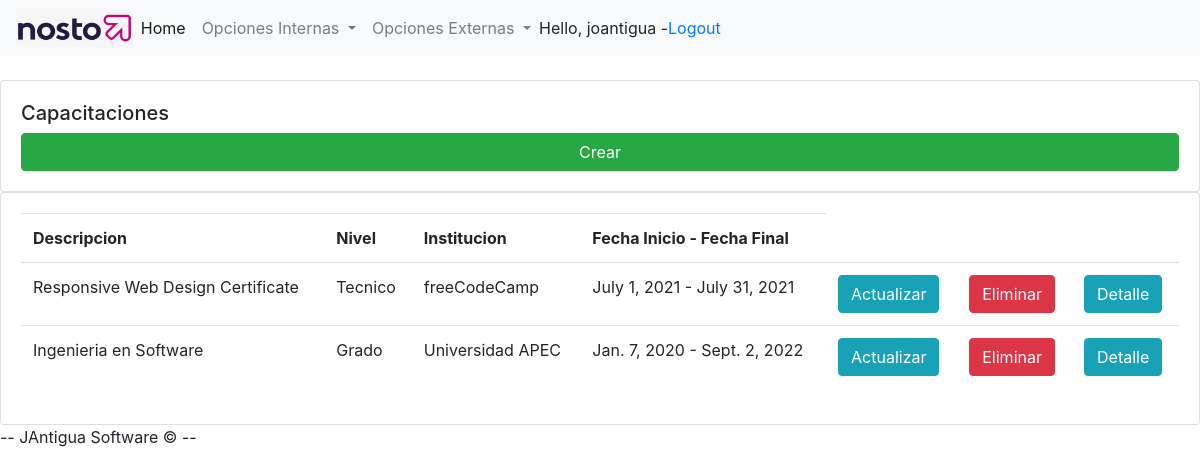
Page /capacitaciones/ (signed in) on the committed database.
### crudrh/models.py (models this page shows, shortened)
class Capacitaciones(models.Model):
  NIVEL = (
    ('Grado', 'Grado'),
    ('Post-grado', 'Post-grado'),
    ('Maestria', 'Maestria'),
    ('Doctorado', 'Doctorado'),
    ('Tecnico', 'Tecnico'),
  )
  descripcion = models.CharField(max_length = 200, null = True)
  nivel = models.CharField(max_length = 200, null = True, choices = NIVEL)
  fecha_inicio = models.DateField(null = True)
  fecha_final = models.DateField(null = True)
  institucion = models.CharField(max_length = 200, null = True)

### crudrh/decorators.py (the view)
    def wrapper_func(request, *args, **kwargs):
      group = None
      if request.user.groups.exists():
        group = request.user.groups.all()[0].name
      if group in allowed_roles:
        return view_func(request, *args, **kwargs)
      else:
         return HttpResponse('You are not authorized to view this page')

### crudrh/views.py (called while the page is built)
@login_required(login_url= "/login")
@allowed_users(allowed_roles = ['admin'])
def capacitaciones(request):
  capacitaciones = Capacitaciones.objects.all()
  return render(request, 'crudrh/capacitaciones.html', {'capacitaciones' : capacitaciones})

### crudrh/templates/crudrh/capacitaciones.html
{%  extends 'crudrh/main.html' %}
{% block content %}
		<br>
		<div class="row">
			<div class="col-md">
				<div class="card card-body">
					<h5>Capacitaciones</h5>
					<td><a class="btn btn-success" href="/create_capacitaciones">Crear<span class="sr-only">(current)</span></a></td>
				</div>
				<div class="card card-body">
					<table class="table">
						<tr>
							<th>Descripcion</th>
							<th>Nivel</th>
							<th>Institucion</th>
              <th>Fecha Inicio - Fecha Final</th>
						</tr>
						{% for i in capacitaciones %}
						<tr>
							<td>{{i.descripcion}}</td>
							<td>{{i.nivel}}</td>
							<td>{{i.institucion}}</td>
							<td>{{i.fecha_inicio}} - {{i.fecha_final}}</td>
							<td><a class="btn btn-info" href="/update_capacitaciones/{{ i.id }}">Actualizar<span class="sr-only">(current)</span></a></td>
							<td><a class="btn btn-danger" href="/delete_capacitaciones/{{ i.id }}">Eliminar<span class="sr-only">(current)</span></a></td>
							<td><a class="btn btn-info" href="/view_capacitaciones/{{ i.id }}">Detalle<span class="sr-only">(current)</span></a></td>
						</tr>
						{% endfor %}
					</table>
				</div>
			</div>
		</div>
{% endblock content %}

### crudrh/templates/crudrh/navbar.html (shortened to what this page needs)
{% load static %}
<nav class="navbar navbar-expand-lg navbar-light bg-light">
  <img src = "{% static 'images/logo.png' %}">
  <div class="collapse navbar-collapse" id="navbarNavDropdown">
    <ul class="navbar-nav">
      <li class="nav-item active">
        <a class="nav-link" href="/home">Home <span class="sr-only">(current)</span></a>
      </li>
      {% if request.user.is_staff %}
      <li class="nav-item dropdown">
        <a class="nav-link dropdown-toggle" href="#" id="navbarDropdownMenuLink" data-toggle="dropdown" aria-haspopup="true" aria-expanded="false">
          Opciones Internas
        </a>
      </li>
      {% endif %}
      <li class="nav-item dropdown">
        <a class="nav-link dropdown-toggle" href="#" id="navbarDropdownMenuLink" data-toggle="dropdown" aria-haspopup="true" aria-expanded="false">
          Opciones Externas
        </a>
      </li>
    </ul>
    <span>Hello, {{request.user}}  -</span>
    <span><a href = "/logout">Logout</a></span>
  </div>
</nav>

### crudrh/templates/crudrh/navbar.html (style rules this page uses)
img { max-width: 10%; height: 10%; }

### rows in the picture
Capacitaciones: descripcion "Responsive Web Design Certificate", nivel "Tecnico", institucion "freeCodeCamp", fecha_inicio "July 1, 2021", fecha_final "July 31, 2021"
Capacitaciones: descripcion "Ingenieria en Software", nivel "Grado", institucion "Universidad APEC", fecha_inicio "Jan. 7, 2020", fecha_final "Sept. 2, 2022"

### other values in the picture
{{ request.user }} "joantigua"
